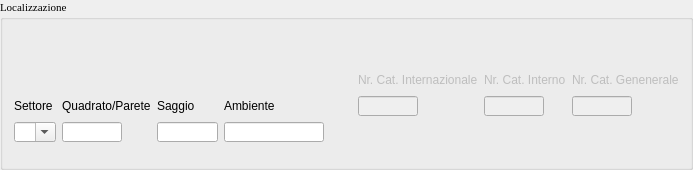
    <widget class="QgsCollapsibleGroupBox" name="groupBox_2">
     <property name="sizePolicy">
      <sizepolicy hsizetype="Expanding" vsizetype="Expanding">
       <horstretch>0</horstretch>
       <verstretch>0</verstretch>
      </sizepolicy>
     </property>
     <property name="maximumSize">
      <size>
       <width>16777215</width>
       <height>16777215</height>
      </size>
     </property>
     <property name="font">
      <font>
       <family>Times New Roman</family>
       <pointsize>8</pointsize>
       <weight>50</weight>
       <italic>false</italic>
       <bold>false</bold>
      </font>
     </property>
     <property name="styleSheet">
      <string notr="true">QgsCollapsibleGroupBoxBasic::title, QgsCollapsibleGroupBox::title {  subcontrol-origin: margin;  subcontrol-position: top left;  margin-left: 20px;  margin-right: 5px;  left: 0px;  top: 3px;}
background-color: rgb(180, 180, 180);QgsCollapsibleGroupBoxBasic::title, QgsCollapsibleGroupBox::title {  subcontrol-origin: margin;  subcontrol-position: top left;  margin-left: 20px;  margin-right: 5px;  left: 0px;  top: 3px;}QgsCollapsibleGroupBoxBasic::title, QgsCollapsibleGroupBox::title {  subcontrol-origin: margin;  subcontrol-position: top left;  margin-left: 20px;  margin-right: 5px;  left: 0px;  top: 3px;}QgsCollapsibleGroupBoxBasic::title, QgsCollapsibleGroupBox::title {  subcontrol-origin: margin;  subcontrol-position: top left;  margin-left: 20px;  margin-right: 5px;  left: 0px;  top: 3px;}QgsCollapsibleGroupBoxBasic::title, QgsCollapsibleGroupBox::title {  subcontrol-origin: margin;  subcontrol-position: top left;  margin-left: 20px;  margin-right: 5px;  left: 0px;  top: 3px;}QgsCollapsibleGroupBoxBasic::title, QgsCollapsibleGroupBox::title {  subcontrol-origin: margin;  subcontrol-position: top left;  margin-left: 20px;  margin-right: 5px;  left: 0px;  top: 3px;}QgsCollapsibleGroupBoxBasic::title, QgsCollapsibleGroupBox::title {  subcontrol-origin: margin;  subcontrol-position: top left;  margin-left: 20px;  margin-right: 5px;  left: 0px;  top: 3px;}QgsCollapsibleGroupBoxBasic::title, QgsCollapsibleGroupBox::title {  subcontrol-origin: margin;  subcontrol-position: top left;  margin-left: 20px;  margin-right: 5px;  left: 0px;  top: 3px;}QgsCollapsibleGroupBoxBasic::title, QgsCollapsibleGroupBox::title {  subcontrol-origin: margin;  subcontrol-position: top left;  margin-left: 20px;  margin-right: 5px;  left: 0px;  top: 2px;}QgsCollapsibleGroupBoxBasic::title, QgsCollapsibleGroupBox::title {  subcontrol-origin: margin;  subcontrol-position: top left;  margin-left: 20px;  margin-right: 5px;  left: 0px;  top: 2px;}QgsCollapsibleGroupBoxBasic::title, QgsCollapsibleGroupBox::title {  subcontrol-origin: margin;  subcontrol-position: top left;  margin-left: 20px;  margin-right: 5px;  left: 0px;  top: 2px;}QgsCollapsibleGroupBoxBasic::title, QgsCollapsibleGroupBox::title {  subcontrol-origin: margin;  subcontrol-position: top left;  margin-left: 20px;  margin-right: 5px;  left: 0px;  top: 2px;}QgsCollapsibleGroupBoxBasic::title, QgsCollapsibleGroupBox::title {  subcontrol-origin: margin;  subcontrol-position: top left;  margin-left: 20px;  margin-right: 5px;  left: 0px;  top: 2px;}QgsCollapsibleGroupBoxBasic::title, QgsCollapsibleGroupBox::title {  subcontrol-origin: margin;  subcontrol-position: top left;  margin-left: 20px;  margin-right: 5px;  left: 0px;  top: 2px;}QgsCollapsibleGroupBoxBasic::title, QgsCollapsibleGroupBox::title {  subcontrol-origin: margin;  subcontrol-position: top left;  margin-left: 20px;  margin-right: 5px;  left: 0px;  top: 2px;}QgsCollapsibleGroupBoxBasic::title, QgsCollapsibleGroupBox::title {  subcontrol-origin: margin;  subcontrol-position: top left;  margin-left: 20px;  margin-right: 5px;  left: 0px;  top: 2px;}QgsCollapsibleGroupBoxBasic::title, QgsCollapsibleGroupBox::title {  subcontrol-origin: margin;  subcontrol-position: top left;  margin-left: 20px;  margin-right: 5px;  left: 0px;  top: 2px;}QgsCollapsibleGroupBoxBasic::title, QgsCollapsibleGroupBox::title {  subcontrol-origin: margin;  subcontrol-position: top left;  margin-left: 20px;  margin-right: 5px;  left: 0px;  top: 2px;}QgsCollapsibleGroupBoxBasic::title, QgsCollapsibleGroupBox::title {  subcontrol-origin: margin;  subcontrol-position: top left;  margin-left: 20px;  margin-right: 5px;  left: 0px;  top: 2px;}QgsCollapsibleGroupBoxBasic::title, QgsCollapsibleGroupBox::title {  subcontrol-origin: margin;  subcontrol-position: top left;  margin-left: 20px;  margin-right: 5px;  left: 0px;  top: 2px;}QgsCollapsibleGroupBoxBasic::title, QgsCollapsibleGroupBox::title {  subcontrol-origin: margin;  subcontrol-position: top left;  margin-left: 20px;  margin-right: 5px;  left: 0px;  top: 2px;}QgsCollapsibleGroupBoxBasic::title, QgsCollapsibleGroupBox::title {  subcontrol-origin: margin;  subcontrol-position: top left;  margin-left: 20px;  margin-right: 5px;  left: 0px;  top: 2px;}QgsCollapsibleGroupBoxBasic::title, QgsCollapsibleGroupBox::title {  subcontrol-origin: margin;  subcontrol-position: top left;  margin-left: 20px;  margin-right: 5px;  left: 0px;  top: 2px;}QgsCollapsibleGroupBoxBasic::title, QgsCollapsibleGroupBox::title {  subcontrol-origin: margin;  subcontrol-position: top left;  margin-left: 20px;  margin-right: 5px;  left: 0px;  top: 1px;}QgsCollapsibleGroupBoxBasic::title, QgsCollapsibleGroupBox::title {  subcontrol-origin: margin;  subcontrol-position: top left;  margin-left: 20px;  margin-right: 5px;  left: 0px;  top: 1px;}QgsCollapsibleGroupBoxBasic::title, QgsCollapsibleGroupBox::title {  subcontrol-origin: margin;  subcontrol-position: top left;  margin-left: 20px;  margin-right: 5px;  left: 0px;  top: 2px;}QgsCollapsibleGroupBoxBasic::title, QgsCollapsibleGroupBox::title {  subcontrol-origin: margin;  subcontrol-position: top left;  margin-left: 20px;  margin-right: 5px;  left: 0px;  top: 2px;}QgsCollapsibleGroupBoxBasic::title, QgsCollapsibleGroupBox::title {  subcontrol-origin: margin;  subcontrol-position: top left;  margin-left: 20px;  margin-right: 5px;  left: 0px;  top: 2px;}QgsCollapsibleGroupBoxBasic::title, QgsCollapsibleGroupBox::title {  subcontrol-origin: margin;  subcontrol-position: top left;  margin-left: 20px;  margin-right: 5px;  left: 0px;  top: 2px;}QgsCollapsibleGroupBoxBasic::title, QgsCollapsibleGroupBox::title {  subcontrol-origin: margin;  subcontrol-position: top left;  margin-left: 20px;  margin-right: 5px;  left: 0px;  top: 2px;}QgsCollapsibleGroupBoxBasic::title, QgsCollapsibleGroupBox::title {  subcontrol-origin: margin;  subcontrol-position: top left;  margin-left: 20px;  margin-right: 5px;  left: 0px;  top: 2px;}QgsCollapsibleGroupBoxBasic::title, QgsCollapsibleGroupBox::title {  subcontrol-origin: margin;  subcontrol-position: top left;  margin-left: 20px;  margin-right: 5px;  left: 0px;  top: 2px;}QgsCollapsibleGroupBoxBasic::title, QgsCollapsibleGroupBox::title {  subcontrol-origin: margin;  subcontrol-position: top left;  margin-left: 20px;  margin-right: 5px;  left: 0px;  top: 1px;}QgsCollapsibleGroupBoxBasic::title, QgsCollapsibleGroupBox::title {  subcontrol-origin: margin;  subcontrol-position: top left;  margin-left: 20px;  margin-right: 5px;  left: 0px;  top: 2px;}QgsCollapsibleGroupBoxBasic::title, QgsCollapsibleGroupBox::title {  subcontrol-origin: margin;  subcontrol-position: top left;  margin-left: 20px;  margin-right: 5px;  left: 0px;  top: 2px;}QgsCollapsibleGroupBoxBasic::title, QgsCollapsibleGroupBox::title {  subcontrol-origin: margin;  subcontrol-position: top left;  margin-left: 20px;  margin-right: 5px;  left: 0px;  top: 2px;}QgsCollapsibleGroupBoxBasic::title, QgsCollapsibleGroupBox::title {  subcontrol-origin: margin;  subcontrol-position: top left;  margin-left: 20px;  margin-right: 5px;  left: 0px;  top: 2px;}</string>
     </property>
     <property name="title">
      <string>Localizzazione</string>
     </property>
     <property name="collapsed">
      <bool>false</bool>
     </property>
     <property name="saveCheckedState">
      <bool>false</bool>
     </property>
     <layout class="QGridLayout" name="gridLayout_5">
      <item row="1" column="5">
       <widget class="QLabel" name="label_ci">
        <property name="enabled">
         <bool>false</bool>
        </property>
        <property name="minimumSize">
         <size>
          <width>0</width>
          <height>20</height>
         </size>
        </property>
        <property name="text">
         <string>Nr. Cat. Internazionale</string>
        </property>
        <property name="wordWrap">
         <bool>true</bool>
        </property>
       </widget>
      </item>
      <item row="1" column="9">
       <widget class="QLabel" name="label_cg">
        <property name="enabled">
         <bool>false</bool>
        </property>
        <property name="minimumSize">
         <size>
          <width>0</width>
          <height>20</height>
         </size>
        </property>
        <property name="text">
         <string>Nr. Cat. Genenerale</string>
        </property>
        <property name="wordWrap">
         <bool>true</bool>
        </property>
       </widget>
      </item>
      <item row="2" column="1">
       <widget class="QLabel" name="label_15">
        <property name="minimumSize">
         <size>
          <width>0</width>
          <height>20</height>
         </size>
        </property>
        <property name="text">
         <string>Quadrato/Parete</string>
        </property>
       </widget>
      </item>
      <item row="6" column="3">
       <widget class="QLineEdit" name="lineEdit_ambiente">
        <property name="enabled">
         <bool>true</bool>
        </property>
        <property name="minimumSize">
         <size>
          <width>60</width>
          <height>20</height>
         </size>
        </property>
        <property name="maximumSize">
         <size>
          <width>100</width>
          <height>20</height>
         </size>
        </property>
        <property name="font">
         <font>
          <family>Times New Roman</family>
          <pointsize>8</pointsize>
          <weight>50</weight>
          <italic>false</italic>
          <bold>false</bold>
         </font>
        </property>
       </widget>
      </item>
      <item row="1" column="6">
       <widget class="QLabel" name="label_cin">
        <property name="enabled">
         <bool>false</bool>
        </property>
        <property name="minimumSize">
         <size>
          <width>0</width>
          <height>20</height>
         </size>
        </property>
        <property name="text">
         <string>Nr. Cat. Interno</string>
        </property>
        <property name="wordWrap">
         <bool>true</bool>
        </property>
       </widget>
      </item>
      <item row="2" column="0">
       <widget class="QLabel" name="label_11">
        <property name="minimumSize">
         <size>
          <width>0</width>
          <height>20</height>
         </size>
        </property>
        <property name="text">
         <string>Settore</string>
        </property>
       </widget>
      </item>
      <item row="6" column="2">
       <widget class="QLineEdit" name="lineEdit_saggio">
        <property name="enabled">
         <bool>true</bool>
        </property>
        <property name="minimumSize">
         <size>
          <width>61</width>
          <height>20</height>
         </size>
        </property>
        <property name="maximumSize">
         <size>
          <width>60</width>
          <height>20</height>
         </size>
        </property>
        <property name="font">
         <font>
          <family>Times New Roman</family>
          <pointsize>8</pointsize>
          <weight>50</weight>
          <italic>false</italic>
          <bold>false</bold>
         </font>
        </property>
       </widget>
      </item>
      <item row="2" column="3" colspan="2">
       <widget class="QLabel" name="label_31">
        <property name="minimumSize">
         <size>
          <width>0</width>
          <height>20</height>
         </size>
        </property>
        <property name="text">
         <string>Ambiente</string>
        </property>
       </widget>
      </item>
      <item row="8" column="3">
       <spacer name="verticalSpacer_5">
        <property name="orientation">
         <enum>Qt::Vertical</enum>
        </property>
        <property name="sizeHint" stdset="0">
         <size>
          <width>97</width>
          <height>14</height>
         </size>
        </property>
       </spacer>
      </item>
      <item row="2" column="2">
       <widget class="QLabel" name="label_47">
        <property name="minimumSize">
         <size>
          <width>0</width>
          <height>20</height>
         </size>
        </property>
        <property name="text">
         <string>Saggio</string>
        </property>
       </widget>
      </item>
      <item row="2" column="6">
       <widget class="QLineEdit" name="lineEdit_n_catalogo_generale">
        <property name="enabled">
         <bool>false</bool>
        </property>
        <property name="minimumSize">
         <size>
          <width>60</width>
          <height>20</height>
         </size>
        </property>
        <property name="maximumSize">
         <size>
          <width>60</width>
          <height>20</height>
         </size>
        </property>
        <property name="font">
         <font>
          <family>Times New Roman</family>
          <pointsize>8</pointsize>
          <weight>50</weight>
          <italic>false</italic>
          <bold>false</bold>
         </font>
        </property>
       </widget>
      </item>
      <item row="6" column="0">
       <widget class="QComboBox" name="comboBox_settore">
        <property name="enabled">
         <bool>true</bool>
        </property>
        <property name="minimumSize">
         <size>
          <width>0</width>
          <height>20</height>
         </size>
        </property>
        <property name="maximumSize">
         <size>
          <width>64</width>
          <height>20</height>
         </size>
        </property>
        <property name="font">
         <font>
          <family>Times New Roman</family>
          <pointsize>8</pointsize>
          <weight>50</weight>
          <italic>false</italic>
          <bold>false</bold>
         </font>
        </property>
        <property name="editable">
         <bool>true</bool>
        </property>
        <item>
         <property name="text">
          <string/>
         </property>
        </item>
        <item>
         <property name="text">
          <string>A</string>
         </property>
        </item>
        <item>
         <property name="text">
          <string>B</string>
         </property>
        </item>
        <item>
         <property name="text">
          <string>C</string>
         </property>
        </item>
        <item>
         <property name="text">
          <string>D</string>
         </property>
        </item>
        <item>
         <property name="text">
          <string>E</string>
         </property>
        </item>
        <item>
         <property name="text">
          <string>F</string>
         </property>
        </item>
        <item>
         <property name="text">
          <string>G</string>
         </property>
        </item>
        <item>
         <property name="text">
          <string>H</string>
         </property>
        </item>
        <item>
         <property name="text">
          <string>1</string>
         </property>
        </item>
        <item>
         <property name="text">
          <string>2</string>
         </property>
        </item>
        <item>
         <property name="text">
          <string>3</string>
         </property>
        </item>
        <item>
         <property name="text">
          <string>4</string>
         </property>
        </item>
        <item>
         <property name="text">
          <string>5</string>
         </property>
        </item>
        <item>
         <property name="text">
          <string>6</string>
         </property>
        </item>
        <item>
         <property name="text">
          <string>7</string>
         </property>
        </item>
        <item>
         <property name="text">
          <string>8</string>
         </property>
        </item>
        <item>
         <property name="text">
          <string>9</string>
         </property>
        </item>
        <item>
         <property name="text">
          <string>10</string>
         </property>
        </item>
        <item>
         <property name="text">
          <string>11</string>
         </property>
        </item>
        <item>
         <property name="text">
          <string>12</string>
         </property>
        </item>
        <item>
         <property name="text">
          <string>13</string>
         </property>
        </item>
        <item>
         <property name="text">
          <string>14</string>
         </property>
        </item>
        <item>
         <property name="text">
          <string>15</string>
         </property>
        </item>
        <item>
         <property name="text">
          <string>16</string>
         </property>
        </item>
        <item>
         <property name="text">
          <string>17</string>
         </property>
        </item>
        <item>
         <property name="text">
          <string>18</string>
         </property>
        </item>
        <item>
         <property name="text">
          <string>19</string>
         </property>
        </item>
        <item>
         <property name="text">
          <string>20</string>
         </property>
        </item>
       </widget>
      </item>
      <item row="2" column="9">
       <widget class="QLineEdit" name="lineEdit_n_catalogo_interno">
        <property name="enabled">
         <bool>false</bool>
        </property>
        <property name="minimumSize">
         <size>
          <width>60</width>
          <height>20</height>
         </size>
        </property>
        <property name="maximumSize">
         <size>
          <width>60</width>
          <height>20</height>
         </size>
        </property>
        <property name="font">
         <font>
          <family>Times New Roman</family>
          <pointsize>8</pointsize>
          <weight>50</weight>
          <italic>false</italic>
          <bold>false</bold>
         </font>
        </property>
       </widget>
      </item>
      <item row="0" column="6">
       <spacer name="verticalSpacer_8">
        <property name="orientation">
         <enum>Qt::Vertical</enum>
        </property>
        <property name="sizeHint" stdset="0">
         <size>
          <width>20</width>
          <height>40</height>
         </size>
        </property>
       </spacer>
      </item>
      <item row="2" column="5">
       <widget class="QLineEdit" name="lineEdit_n_catalogo_internazionale">
        <property name="enabled">
         <bool>false</bool>
        </property>
        <property name="minimumSize">
         <size>
          <width>60</width>
          <height>20</height>
         </size>
        </property>
        <property name="maximumSize">
         <size>
          <width>60</width>
          <height>20</height>
         </size>
        </property>
        <property name="font">
         <font>
          <family>Times New Roman</family>
          <pointsize>8</pointsize>
          <weight>50</weight>
          <italic>false</italic>
          <bold>false</bold>
         </font>
        </property>
       </widget>
      </item>
      <item row="6" column="1">
       <widget class="QLineEdit" name="lineEdit_quadrato">
        <property name="enabled">
         <bool>true</bool>
        </property>
        <property name="minimumSize">
         <size>
          <width>60</width>
          <height>20</height>
         </size>
        </property>
        <property name="maximumSize">
         <size>
          <width>60</width>
          <height>20</height>
         </size>
        </property>
        <property name="font">
         <font>
          <family>Times New Roman</family>
          <pointsize>8</pointsize>
          <weight>50</weight>
          <italic>false</italic>
          <bold>false</bold>
         </font>
        </property>
       </widget>
      </item>
     </layout>
     <zorder>lineEdit_quadrato</zorder>
     <zorder>label_15</zorder>
     <zorder>label_31</zorder>
     <zorder>label_11</zorder>
     <zorder>comboBox_settore</zorder>
     <zorder>label_47</zorder>
     <zorder>lineEdit_saggio</zorder>
     <zorder>lineEdit_ambiente</zorder>
     <zorder>verticalSpacer_5</zorder>
     <zorder>label_cin</zorder>
     <zorder>label_cg</zorder>
     <zorder>lineEdit_n_catalogo_interno</zorder>
     <zorder>lineEdit_n_catalogo_generale</zorder>
     <zorder>lineEdit_n_catalogo_internazionale</zorder>
     <zorder>label_ci</zorder>
     <zorder>verticalSpacer_8</zorder>
    </widget>
